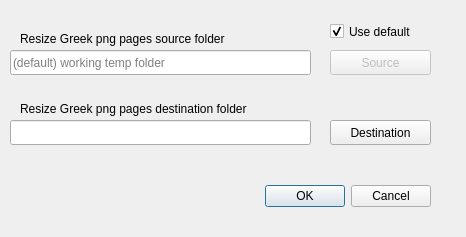
<?xml version="1.0" encoding="UTF-8"?>
<ui version="4.0">
 <class>greekresizepngDialog</class>
 <widget class="QDialog" name="greekresizepngDialog">
  <property name="windowModality">
   <enum>Qt::ApplicationModal</enum>
  </property>
  <property name="geometry">
   <rect>
    <x>0</x>
    <y>0</y>
    <width>466</width>
    <height>237</height>
   </rect>
  </property>
  <property name="windowTitle">
   <string>Resize Greek png pages</string>
  </property>
  <widget class="QDialogButtonBox" name="buttonBox">
   <property name="geometry">
    <rect>
     <x>260</x>
     <y>180</y>
     <width>171</width>
     <height>32</height>
    </rect>
   </property>
   <property name="orientation">
    <enum>Qt::Horizontal</enum>
   </property>
   <property name="standardButtons">
    <set>QDialogButtonBox::Cancel|QDialogButtonBox::Ok</set>
   </property>
  </widget>
  <widget class="QLineEdit" name="SourceLineEdit">
   <property name="geometry">
    <rect>
     <x>10</x>
     <y>50</y>
     <width>301</width>
     <height>25</height>
    </rect>
   </property>
   <property name="placeholderText">
    <string>(default) working temp folder</string>
   </property>
  </widget>
  <widget class="QPushButton" name="SourceButton">
   <property name="enabled">
    <bool>false</bool>
   </property>
   <property name="geometry">
    <rect>
     <x>330</x>
     <y>50</y>
     <width>101</width>
     <height>25</height>
    </rect>
   </property>
   <property name="text">
    <string>Source</string>
   </property>
   <property name="icon">
    <iconset resource="../UI_Icons.qrc">
     <normaloff>:/Icons/Icons/png-file.png</normaloff>:/Icons/Icons/png-file.png</iconset>
   </property>
  </widget>
  <widget class="QPushButton" name="DestinationButton">
   <property name="geometry">
    <rect>
     <x>330</x>
     <y>120</y>
     <width>101</width>
     <height>25</height>
    </rect>
   </property>
   <property name="text">
    <string>Destination</string>
   </property>
   <property name="icon">
    <iconset resource="../UI_Icons.qrc">
     <normaloff>:/Icons/Icons/png-file.png</normaloff>:/Icons/Icons/png-file.png</iconset>
   </property>
  </widget>
  <widget class="QLineEdit" name="DestinationLineEdit">
   <property name="geometry">
    <rect>
     <x>10</x>
     <y>120</y>
     <width>301</width>
     <height>25</height>
    </rect>
   </property>
  </widget>
  <widget class="QLabel" name="SourceLabel">
   <property name="geometry">
    <rect>
     <x>20</x>
     <y>30</y>
     <width>261</width>
     <height>17</height>
    </rect>
   </property>
   <property name="text">
    <string>Resize Greek png pages source folder</string>
   </property>
  </widget>
  <widget class="QLabel" name="DestinationLabel">
   <property name="geometry">
    <rect>
     <x>20</x>
     <y>100</y>
     <width>291</width>
     <height>17</height>
    </rect>
   </property>
   <property name="text">
    <string>Resize Greek png pages destination folder</string>
   </property>
  </widget>
  <widget class="QCheckBox" name="defaultsrcBox">
   <property name="geometry">
    <rect>
     <x>330</x>
     <y>20</y>
     <width>101</width>
     <height>23</height>
    </rect>
   </property>
   <property name="text">
    <string>Use default</string>
   </property>
   <property name="checked">
    <bool>true</bool>
   </property>
  </widget>
 </widget>
 <resources>
  <include location="../UI_Icons.qrc"/>
 </resources>
 <connections>
  <connection>
   <sender>buttonBox</sender>
   <signal>accepted()</signal>
   <receiver>greekresizepngDialog</receiver>
   <slot>accept()</slot>
   <hints>
    <hint type="sourcelabel">
     <x>248</x>
     <y>254</y>
    </hint>
    <hint type="destinationlabel">
     <x>157</x>
     <y>274</y>
    </hint>
   </hints>
  </connection>
  <connection>
   <sender>buttonBox</sender>
   <signal>rejected()</signal>
   <receiver>greekresizepngDialog</receiver>
   <slot>reject()</slot>
   <hints>
    <hint type="sourcelabel">
     <x>316</x>
     <y>260</y>
    </hint>
    <hint type="destinationlabel">
     <x>286</x>
     <y>274</y>
    </hint>
   </hints>
  </connection>
 </connections>
</ui>
